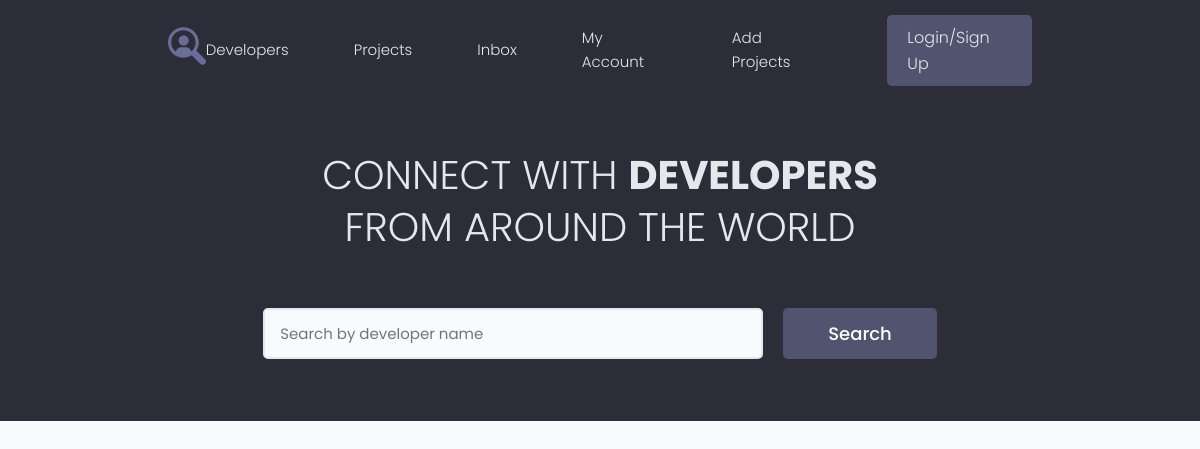
The app's page /, older data.
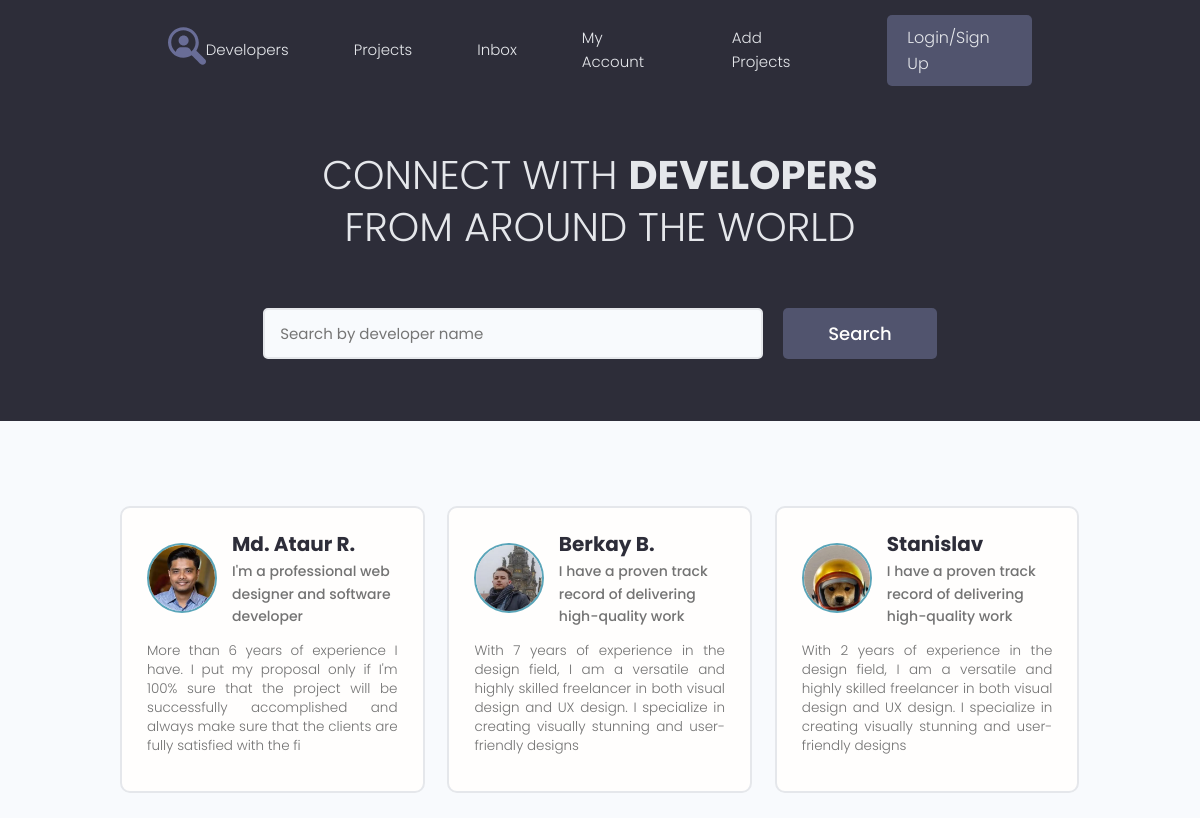
The same page, newer data.
### users/models.py (models this page shows, shortened)
class Profile(models.Model):
    user = models.OneToOneField(User, on_delete=models.CASCADE, null=True, blank=True)  # Один профиль пользователя может быть связан с одним зарегистрированным пользователем, у которого могут быть проекты и т.д. Что бы одна регистрационная учётка соответствовала одному профилю пользователя.
    name = models.CharField(max_length=200, blank=True, null=True)
    email = models.EmailField(max_length=500, blank=True, null=True)  # что бы у него проходила валидация от самого django
    username = models.CharField(max_length=200, blank=True, null=True)
    short_info = models.CharField(max_length=200, blank=True, null=True)  # краткое описание
    bio = models.TextField(blank=True, null=True)
    profile_image = models.ImageField(blank=True, null=True, upload_to='profiles/', default='profiles/user-default.png')
    social_github = models.CharField(max_length=200, blank=True, null=True)
    social_youtube = models.CharField(max_length=200, blank=True, null=True)
    social_website = models.CharField(max_length=200, blank=True, null=True)
    created = models.DateTimeField(auto_now_add=True)

### users/views.py (the view)
# urls.py: path('', views.profiles, name='profiles'),
def profiles(request):
    prof = Profile.objects.all()
    context = {'profiles': prof}
    return render(request, 'users/index.html', context)

### users/templates/users/index.html (shortened to what this page needs)
{% extends 'projects/base.html' %}
{% block content %}
  <main class="home">
    <section class="hero-section text-center">
      <div class="container container--narrow">
        <div class="hero-section__box">
          <h2>CONNECT WITH <span>DEVELOPERS</span></h2>
          <h2>FROM AROUND THE WORLD</h2>
        </div>
        <div class="hero-section__search">
          <form class="form" action="#" method="get">
            <div class="form__field">
              <input class="input input--text" id="formInput#search" type="text" name="text"
                placeholder="Search by developer name" />
            </div>
            <input class="btn btn--sub btn--lg" type="submit" value="Search" />
          </form>
        </div>
      </div>
    </section>
    <section class="devlist">
      <div class="container">
        <div class="grid grid--three">
          {% for profile in profiles%}
          <div class="column card">
            <div class="dev">
              <a href="{% url 'user_profile' profile.id %}" class="card__body">
                <div class="dev__profile">
                  <img class="avatar avatar--md" src="{{ profile.profile_image.url }}" alt="image" />
                  <div class="dev__meta">
                    <h3>{{ profile.name }}</h3>
                    <h5>{{ profile.short_info|slice:'60' }}</h5>
                  </div>
                </div>
                <p class="dev__info">
                  {{ profile.bio|slice:'200' }}
                </p>
              </a>
            </div>
          </div>
          {% endfor %}
        </div>
      </div>
    </section>
  </main>
{% endblock %}

Row changes from the older to the newer data that the page shows:
added Profile: profile_image (picture), name "Md. Ataur R.", short_info "I'm a professional web designer and software developer", bio "More than 6 years of experience I have. I put my proposal only if I'm 100% sure that the project will be successfully accomplished and always make sure that the clients are fully satisfied with the fi"
added Profile: profile_image (picture), name "Berkay B.", short_info "I have a proven track record of delivering high-quality work", bio "With 7 years of experience in the design field, I am a versatile and highly skilled freelancer in both visual design and UX design. I specialize in creating visually stunning and user-friendly designs"
added Profile: profile_image (picture), name "Stanislav", short_info "I have a proven track record of delivering high-quality work", bio "With 2 years of experience in the design field, I am a versatile and highly skilled freelancer in both visual design and UX design. I specialize in creating visually stunning and user-friendly designs"
